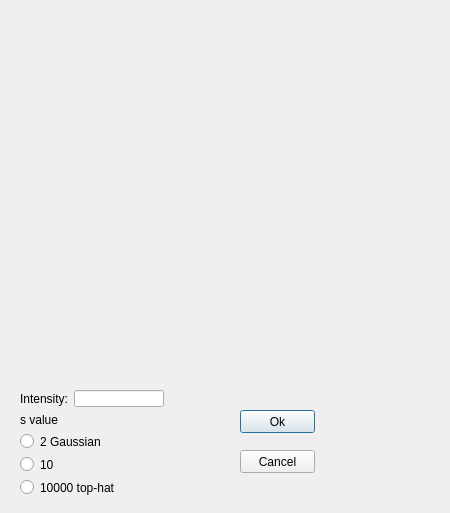
<?xml version="1.0" encoding="UTF-8"?>
<ui version="4.0">
 <class>LaserSettingForm</class>
 <widget class="QDialog" name="LaserSettingForm">
  <property name="geometry">
   <rect>
    <x>0</x>
    <y>0</y>
    <width>450</width>
    <height>513</height>
   </rect>
  </property>
  <property name="windowTitle">
   <string>Dialog</string>
  </property>
  <widget class="QPushButton" name="OkpushButton">
   <property name="geometry">
    <rect>
     <x>240</x>
     <y>410</y>
     <width>75</width>
     <height>23</height>
    </rect>
   </property>
   <property name="text">
    <string>Ok</string>
   </property>
  </widget>
  <widget class="QPushButton" name="CancelpushButton">
   <property name="geometry">
    <rect>
     <x>240</x>
     <y>450</y>
     <width>75</width>
     <height>23</height>
    </rect>
   </property>
   <property name="text">
    <string>Cancel</string>
   </property>
  </widget>
  <widget class="QWidget" name="gridLayoutWidget">
   <property name="geometry">
    <rect>
     <x>20</x>
     <y>20</y>
     <width>401</width>
     <height>351</height>
    </rect>
   </property>
   <layout class="QGridLayout" name="gridLayout"/>
  </widget>
  <widget class="QWidget" name="gridLayoutWidget_2">
   <property name="geometry">
    <rect>
     <x>20</x>
     <y>390</y>
     <width>144</width>
     <height>106</height>
    </rect>
   </property>
   <layout class="QGridLayout" name="gridLayout_2">
    <item row="0" column="1">
     <widget class="QLineEdit" name="IntensitylineEdit"/>
    </item>
    <item row="0" column="0">
     <widget class="QLabel" name="Intensitylabel">
      <property name="text">
       <string>Intensity:</string>
      </property>
     </widget>
    </item>
    <item row="1" column="0" colspan="2">
     <widget class="QLabel" name="slabel">
      <property name="text">
       <string>s value</string>
      </property>
     </widget>
    </item>
    <item row="2" column="0" colspan="2">
     <widget class="QRadioButton" name="s1radioButton">
      <property name="text">
       <string>2 Gaussian</string>
      </property>
     </widget>
    </item>
    <item row="3" column="0" colspan="2">
     <widget class="QRadioButton" name="s2radioButton">
      <property name="text">
       <string>10</string>
      </property>
     </widget>
    </item>
    <item row="4" column="0" colspan="2">
     <widget class="QRadioButton" name="s3radioButton">
      <property name="text">
       <string>10000 top-hat</string>
      </property>
     </widget>
    </item>
   </layout>
  </widget>
 </widget>
 <resources/>
 <connections/>
</ui>
